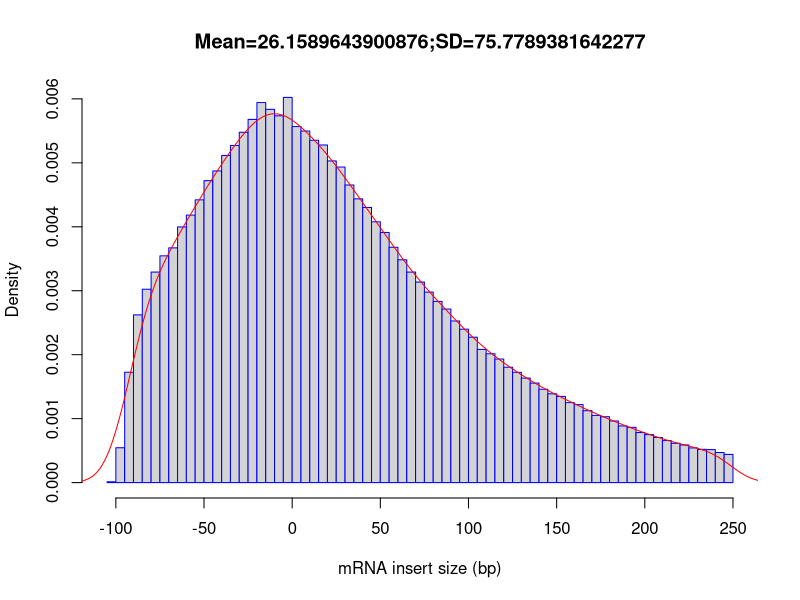

This figure's R source:
out_file = 'CF98445'
pdf('CF98445.inner_distance_plot.pdf')
fragsize=rep(c(-247.5,-242.5,-237.5,-232.5,-227.5,-222.5,-217.5,-212.5,-207.5,-202.5,-197.5,-192.5,-187.5,-182.5,-177.5,-172.5,-167.5,-162.5,-157.5,-152.5,-147.5,-142.5,-137.5,-132.5,-127.5,-122.5,-117.5,-112.5,-107.5,-102.5,-97.5,-92.5,-87.5,-82.5,-77.5,-72.5,-67.5,-62.5,-57.5,-52.5,-47.5,-42.5,-37.5,-32.5,-27.5,-22.5,-17.5,-12.5,-7.5,-2.5,2.5,7.5,12.5,17.5,22.5,27.5,32.5,37.5,42.5,47.5,52.5,57.5,62.5,67.5,72.5,77.5,82.5,87.5,92.5,97.5,102.5,107.5,112.5,117.5,122.5,127.5,132.5,137.5,142.5,147.5,152.5,157.5,162.5,167.5,172.5,177.5,182.5,187.5,192.5,197.5,202.5,207.5,212.5,217.5,222.5,227.5,232.5,237.5,242.5,247.5),times=c(0,0,0,0,0,0,0,0,0,0,0,0,0,0,0,0,0,0,0,0,0,0,0,0,0,0,0,0,0,61,2596,8222,12497,14407,15687,16896,17488,19048,19931,21067,22496,23222,24373,25120,26101,27059,28315,27811,27330,28699,26526,26194,25508,25154,23965,23512,22174,21141,20499,19429,18637,17533,16599,15686,14941,14190,13500,12932,12043,11432,10834,9924,9598,9205,8596,8217,7788,7416,6956,6616,6422,5958,5811,5360,5003,4908,4591,4221,4118,3731,3576,3362,3132,2930,2806,2586,2478,2458,2241,2102))
frag_sd = sd(fragsize)
frag_mean = mean(fragsize)
frag_median = median(fragsize)
write(x=c("Name","Mean","Median","sd"), sep="	", file=stdout(),ncolumns=4)
write(c(out_file,frag_mean,frag_median,frag_sd),sep="	", file=stdout(),ncolumns=4)
hist(fragsize,probability=T,breaks=100,xlab="mRNA insert size (bp)",main=paste(c("Mean=",frag_mean,";","SD=",frag_sd),collapse=""),border="blue")
lines(density(fragsize,bw=10),col='red')
dev.off()
